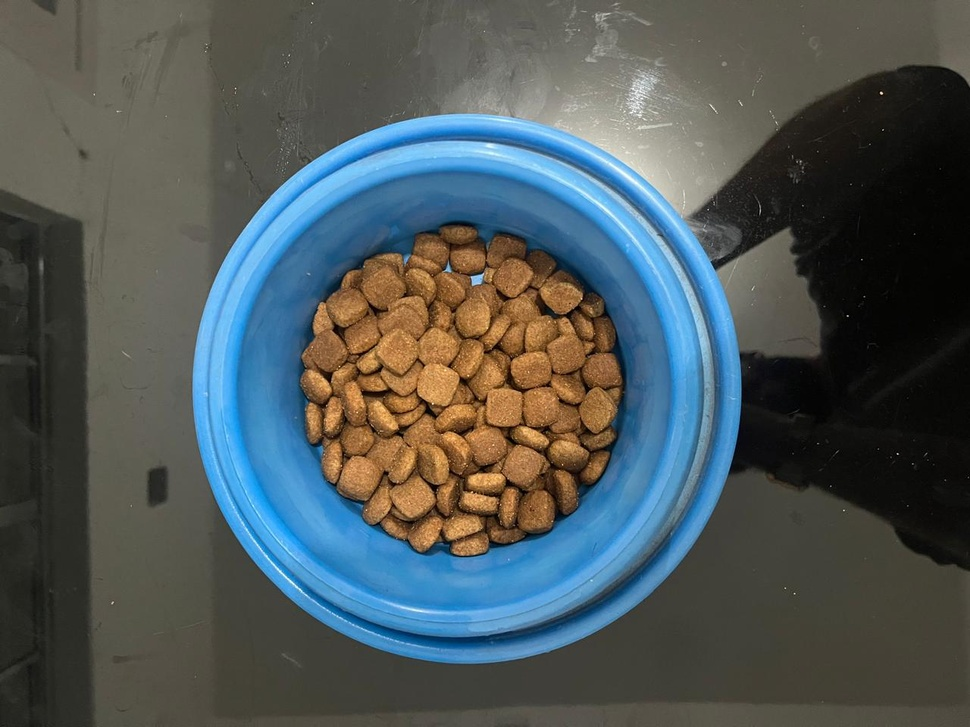
#> input picture Projeto/img_projeto/pote-azul-cheio.jpeg, 970 x 727 px, shrunk from 1280 x 960 before the run, given in place of 5.png, which was not available
$ python area-vazia-v4.py
#> lines starting #> are read from the running program, lines starting #| are printed output that depends on the picture; after the words box and inside, x2 and y2 are one past the last pixel; in counts of white or black regions, pixels touching at a corner belong together; pictures that were not available may be replaced by others from this repository, and a replacement may not be noted
import cv2
import numpy as np

def webcam(cor_fundo_hsv, circulo_pote, raio_buffer=5):

	cap = cv2.VideoCapture(0)

	width = cap.get(cv2.CAP_PROP_FRAME_WIDTH)
	height = cap.get(cv2.CAP_PROP_FRAME_HEIGHT)

	while cap.isOpened():
		# Capture frame-by-frame
		ret, frame = cap.read()
		# if frame is read correctly ret is True
		if not ret:
			print("Can't receive frame (stream end?). Exiting ...")
			break

		# Converte a imagem para o espaço de cores HSV
		hsv = cv2.cvtColor(frame, cv2.COLOR_BGR2HSV)

		# Define os limites inferior e superior para a cor do fundo do pote
		lower_bound = np.array([cor_fundo_hsv[0] - 10, 50, 50])
		upper_bound = np.array([cor_fundo_hsv[0] + 10, 255, 255])

		# Cria uma máscara que identifica os pixels correspondentes à cor do fundo
		mask = cv2.inRange(hsv, lower_bound, upper_bound)

		# Extrai o círculo do pote para focar a análise
		x, y, r = circulo_pote
		mask_circle = np.zeros_like(mask)
		cv2.circle(mask_circle, (x, y), r - raio_buffer, (255), thickness=-1)

		# Aplica a máscara circular à máscara da cor do fundo
		masked_area = cv2.bitwise_and(mask, mask, mask=mask_circle)

		# Encontra os contornos na máscara filtrada
		contours, _ = cv2.findContours(masked_area, cv2.RETR_EXTERNAL, cv2.CHAIN_APPROX_SIMPLE)

		img_fundo_destacado = frame.copy()
		cv2.drawContours(img_fundo_destacado, contours, -1, (0, 0, 255), 2)
		#cv2.imwrite('area_fundo_detectada.jpg', img_fundo_destacado)
		# Display the resulting frame
		cv2.imshow('frame', img_fundo_destacado)

		if cv2.waitKey(1) == ord('q'):
		    	break

	# When everything done, release the capture
	cap.release()
	cv2.destroyAllWindows()

def definir_cor_fundo(imagem_pote_vazio, raio_buffer=5, salvar_imagem=False):
    # Carrega a imagem do pote vazio
#> called with imagem_pote_vazio = './5.png', raio_buffer = 5, salvar_imagem = True
    img = cv2.imread(imagem_pote_vazio)
#> img is the input picture: shape (727, 970, 3); mean B, G, R 88.9, 87.9, 78.5

    # Converte a imagem para o espaço de cores HSV
    hsv = cv2.cvtColor(img, cv2.COLOR_BGR2HSV)
#> hsv: shape (727, 970, 3); mean H, S, V 44, 79.1, 104.7

    # Detecta o círculo do pote usando a Transformada de Hough
    circulo = detectar_circulo_pote(img)
#> in detectar_circulo_pote, `gray = cv2.cvtColor(img, cv2.COLOR_BGR2GRAY)`:
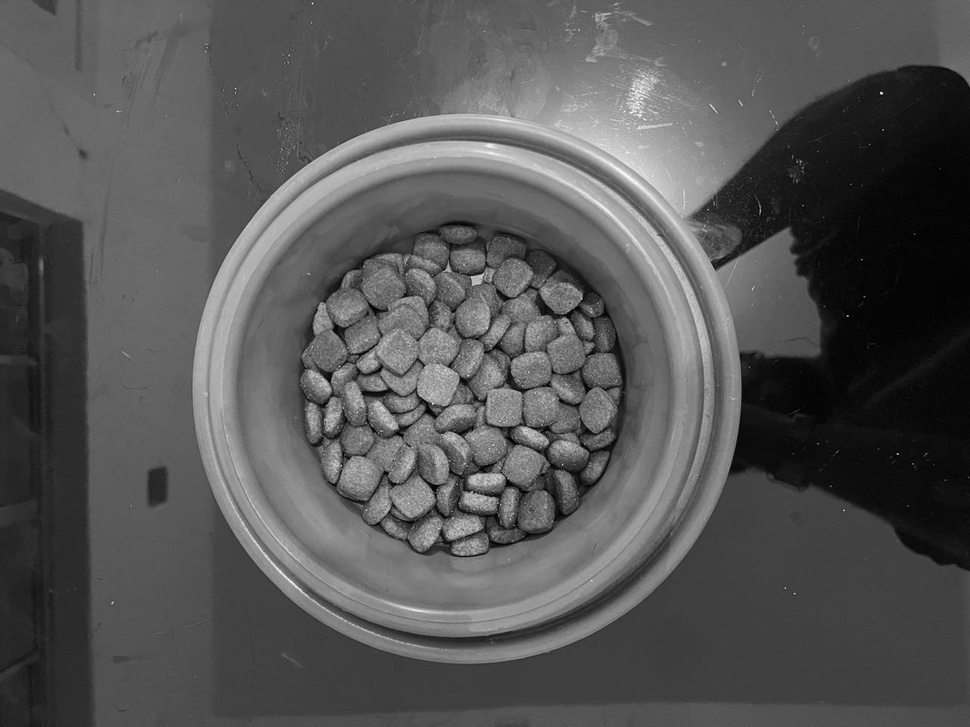
#> gray: shape (727, 970); min 0, max 254, mean 85.2
#> in detectar_circulo_pote, `circles = cv2.HoughCircles(blurred, cv2.HOUGH_GRADIENT, dp=1.2, minDis..`: circles = 54 rows, first 8: [467.4, 388.2, 274], [526.2, 294.6, 163.9], [334.2, 397.8, 144], [545.4, 474.6, 158.1], [415.8, 508.2, 145.2], [385.8, 274.2, 135.4], [954.6, 325.8, 264.2], [664.2, 335.4, 156]
#> in detectar_circulo_pote, `circles = np.round(circles[0, :]).astype("int")`: circles = 54 rows, first 8: [467, 388, 274], [526, 295, 164], [334, 398, 144], [545, 475, 158], [416, 508, 145], [386, 274, 135], [955, 326, 264], [664, 335, 156]
#> circulo = [467, 388, 274]

    if circulo is not None:
        x, y, r = circulo
#> x = 467; y = 388; r = 274

        # Cria uma máscara circular para focar apenas na área do pote
        mask = np.zeros_like(hsv[:,:,0])
        cv2.circle(mask, (x, y), r - raio_buffer, (255), thickness=-1)
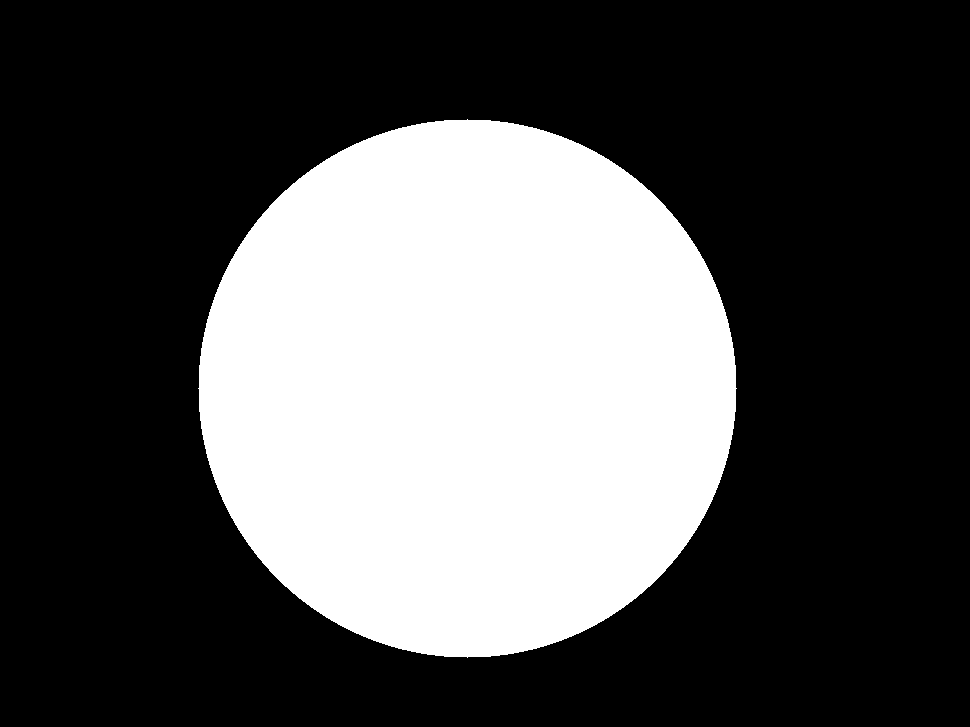
#> mask: shape (727, 970); 32.2% white; 1 white region, box (x1, y1, x2, y2) and area: (198, 119, 737, 658) 227301

        # Aplica a máscara e calcula a cor média do fundo do pote
        masked_hsv = cv2.bitwise_and(hsv, hsv, mask=mask)
#> masked_hsv: shape (727, 970, 3); mean H, S, V 23.1, 51.8, 54.3
        cor_fundo_hsv = np.mean(masked_hsv[mask > 0].reshape(-1, 3), axis=0)
#> cor_fundo_hsv = [71.82, 160.9, 168.6]

        # Salvar imagem destacando o círculo do pote, se necessário
        if salvar_imagem:
            img_circulo_destacado = img.copy()
            cv2.circle(img_circulo_destacado, (x, y), r, (0, 255, 0), 3)
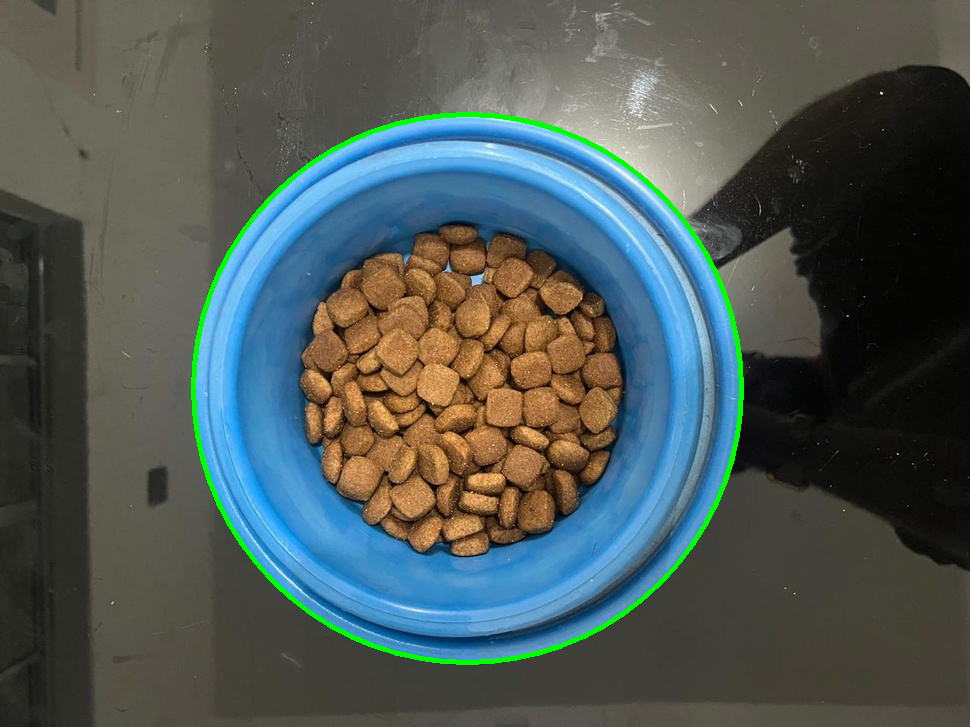
#> img_circulo_destacado: shape (727, 970, 3); 1.2% of pixels changed, all inside (x1, y1, x2, y2) = (191, 112, 744, 665)
            cv2.imwrite('pote_vazio_circulo_detectado.jpg', img_circulo_destacado)

        return cor_fundo_hsv, (x, y, r)
    else:
        raise Exception("Não foi possível detectar o círculo do pote na imagem do pote vazio.")

# [47 lines left out: function detectar_racao, not called in this run]

def detectar_circulo_pote(img):
    # Converte para escala de cinza
    gray = cv2.cvtColor(img, cv2.COLOR_BGR2GRAY)

    # Aplica um desfoque para suavizar a imagem
    blurred = cv2.GaussianBlur(gray, (9, 9), 2)

    # Detecta círculos usando a Transformada de Hough
    circles = cv2.HoughCircles(blurred, cv2.HOUGH_GRADIENT, dp=1.2, minDist=100, param1=50, param2=30, minRadius=50, maxRadius=0)

    # Verifica se encontrou algum círculo
    if circles is not None:
        circles = np.round(circles[0, :]).astype("int")
        # Assume que o primeiro círculo detectado é o pote
        return circles[0]
    else:
        return None

# [7 lines of commented-out code are left out]

imagem_pote_vazio = './5.png'
cor_fundo_hsv, circulo_pote = definir_cor_fundo(imagem_pote_vazio, salvar_imagem=True)
#> cor_fundo_hsv = [71.82, 160.9, 168.6]; circulo_pote = (467, 388, 274)

imagem_pote = './3.png'
area_threshold = 0.2  # 20% da área do pote visível
#resultado = detectar_racao(imagem_pote, cor_fundo_hsv, circulo_pote, area_threshold, salvar_imagem=True)

webcam(cor_fundo_hsv, circulo_pote)
#> in webcam, `lower_bound = np.array([cor_fundo_hsv[0] - 10, 50, 50])`: lower_bound = [61.82, 50, 50]
#> in webcam, `upper_bound = np.array([cor_fundo_hsv[0] + 10, 255, 255])`: upper_bound = [81.82, 255, 255]
#> in webcam, `mask = cv2.inRange(hsv, lower_bound, upper_bound)`:
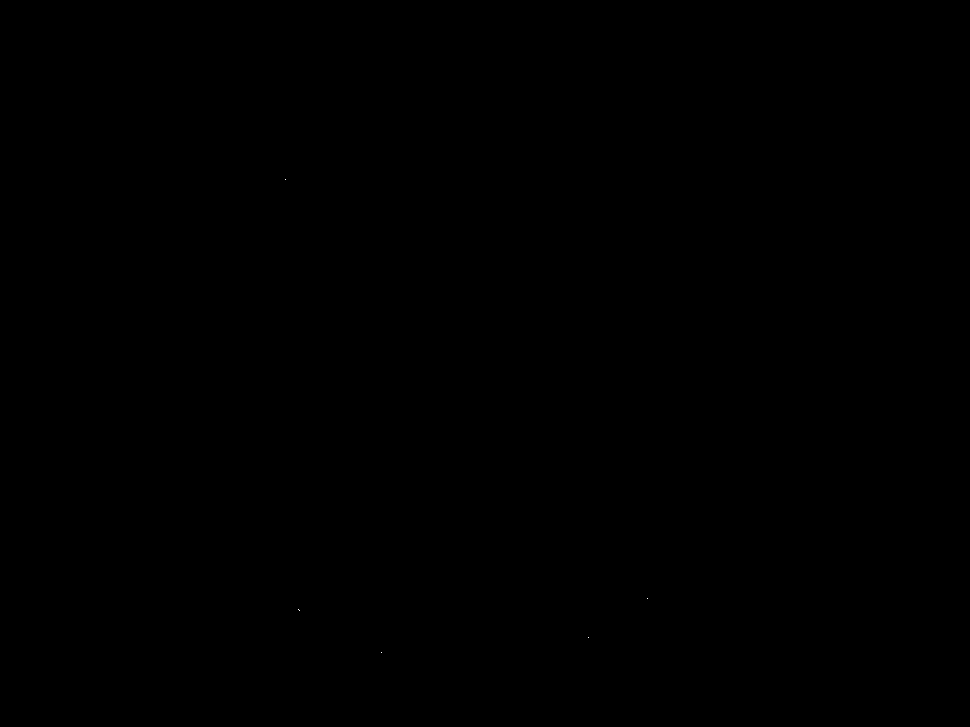
#> mask: shape (727, 970); 0% white in thin lines or dots, all inside (x1, y1, x2, y2) = (285, 179, 648, 653)
#> in webcam, `x, y, r = circulo_pote`: x = 467; y = 388; r = 274
#> in webcam, `masked_area = cv2.bitwise_and(mask, mask, mask=mask_circle)`: masked_area: shape (727, 970); every value is 0
#> in webcam, `contours, _ = cv2.findContours(masked_area, cv2.RETR_EXTERNAL, cv2.CHA..`: contours = []
#> (key q is pressed here)

#> (the run stopped early here; a loop or call above may not have finished)
